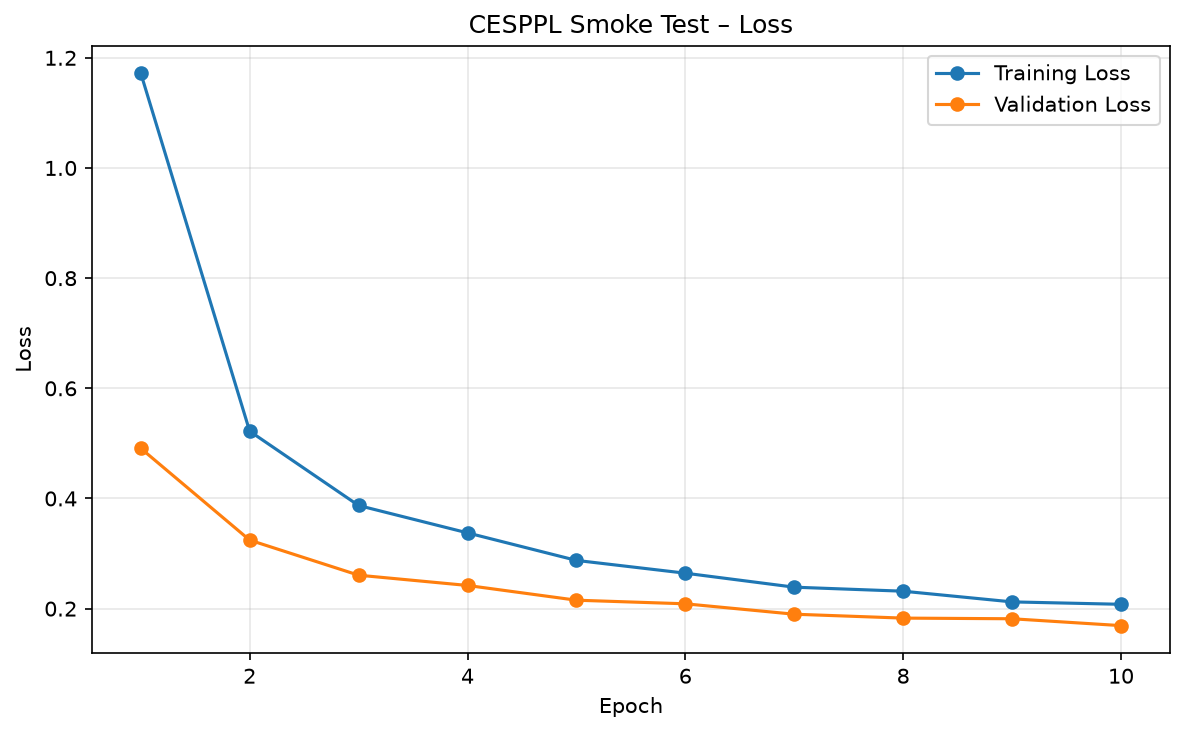
#> input picture CESPPL/Week-09/smoke_test_loss.png, 1185 x 733 px, given in place of img1.jpg, which was not available
$ jupyter execute w2_image_basics.ipynb   (text cells are left out)
#> lines starting #> are read from the running program, lines starting #| are printed output that depends on the picture; pictures that were not available may be replaced by others from this repository, and a replacement may not be noted
[cell 1]
from google.colab import files
uploaded = files.upload()
#> the answer given: smoke_test_loss.png

[cell 2]
import cv2
import matplotlib.pyplot as plt
import os
from PIL import Image

[cell 3]
img = cv2.imread("img1.jpg")
#> img is the input picture: shape (733, 1185, 3); mean B, G, R 249.7, 249.9, 250.1

print("Shape:", img.shape)
#| Shape: (733, 1185, 3)
print("Datatype:", img.dtype)
#| Datatype: uint8

[cell 4]
img_rgb = cv2.cvtColor(img, cv2.COLOR_BGR2RGB)

plt.figure(figsize=(8,8))
plt.imshow(img_rgb)
plt.title("RGB Image")
plt.axis("off")
plt.show()

[cell 5]
resized = cv2.resize(img_rgb, (224, 224))
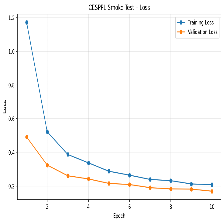
#> resized: shape (224, 224, 3); mean R, G, B 250.1, 249.9, 249.7

print("New Shape:", resized.shape)
#| New Shape: (224, 224, 3)

[cell 6]
cv2.imwrite("resized_img.jpg",
            cv2.cvtColor(resized, cv2.COLOR_RGB2BGR))
#> Out = True

[cell 7]
saved_img = Image.open("resized_img.jpg")

print(saved_img.size)
#| (224, 224)

[cell 8]
gray = cv2.cvtColor(img, cv2.COLOR_BGR2GRAY)

print(gray.shape)
#| (733, 1185)

[cell 9]
plt.figure(figsize=(12,5))

# Original
plt.subplot(1,2,1)
plt.imshow(img_rgb)
plt.title("Original Image")
plt.axis("off")

# Grayscale
plt.subplot(1,2,2)
plt.imshow(gray, cmap='gray')
plt.title("Grayscale Image")
plt.axis("off")

plt.show()
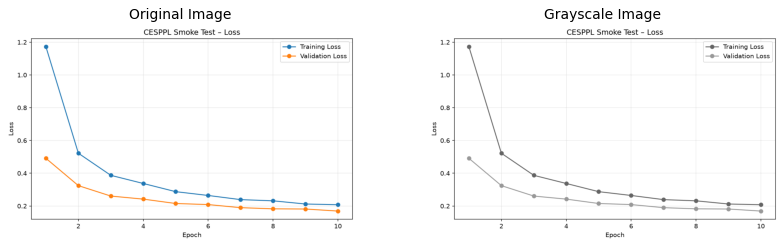
#> figure drawn by matplotlib, 2 panels

[cell 10]
hsv = cv2.cvtColor(img, cv2.COLOR_BGR2HSV)
#> hsv: shape (733, 1185, 3); mean H, S, V 0.9, 2.6, 251

[cell 11]
h, s, v = cv2.split(hsv)
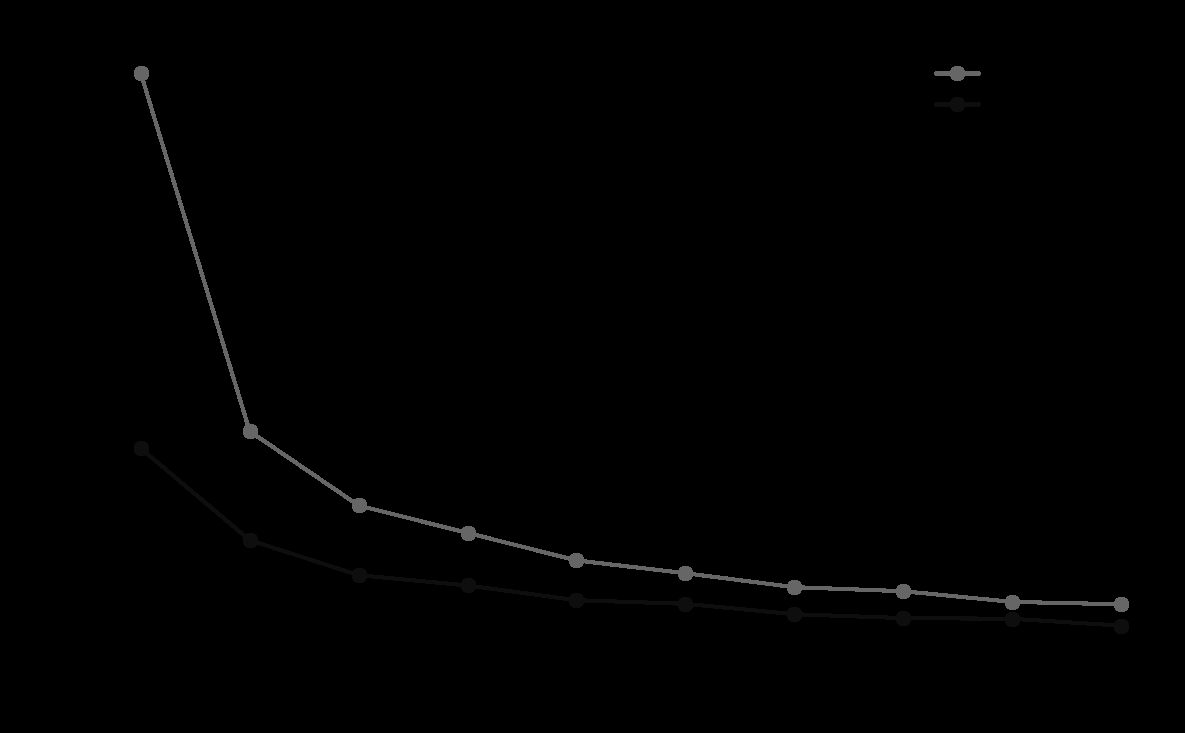
#> h: shape (733, 1185); min 0, max 120, mean 0.9

[cell 12]
plt.figure(figsize=(15,5))

# Hue
plt.subplot(1,3,1)
plt.imshow(h, cmap='gray')
plt.title("Hue Channel")

# Saturation
plt.subplot(1,3,2)
plt.imshow(s, cmap='gray')
plt.title("Saturation Channel")

# Value
plt.subplot(1,3,3)
plt.imshow(v, cmap='gray')
plt.title("Value Channel")

plt.show()
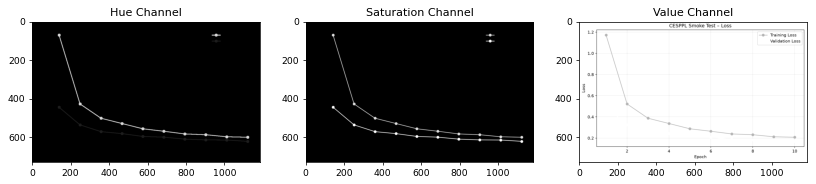
#> figure drawn by matplotlib, 3 panels

[cell 13]
equalized = cv2.equalizeHist(gray)
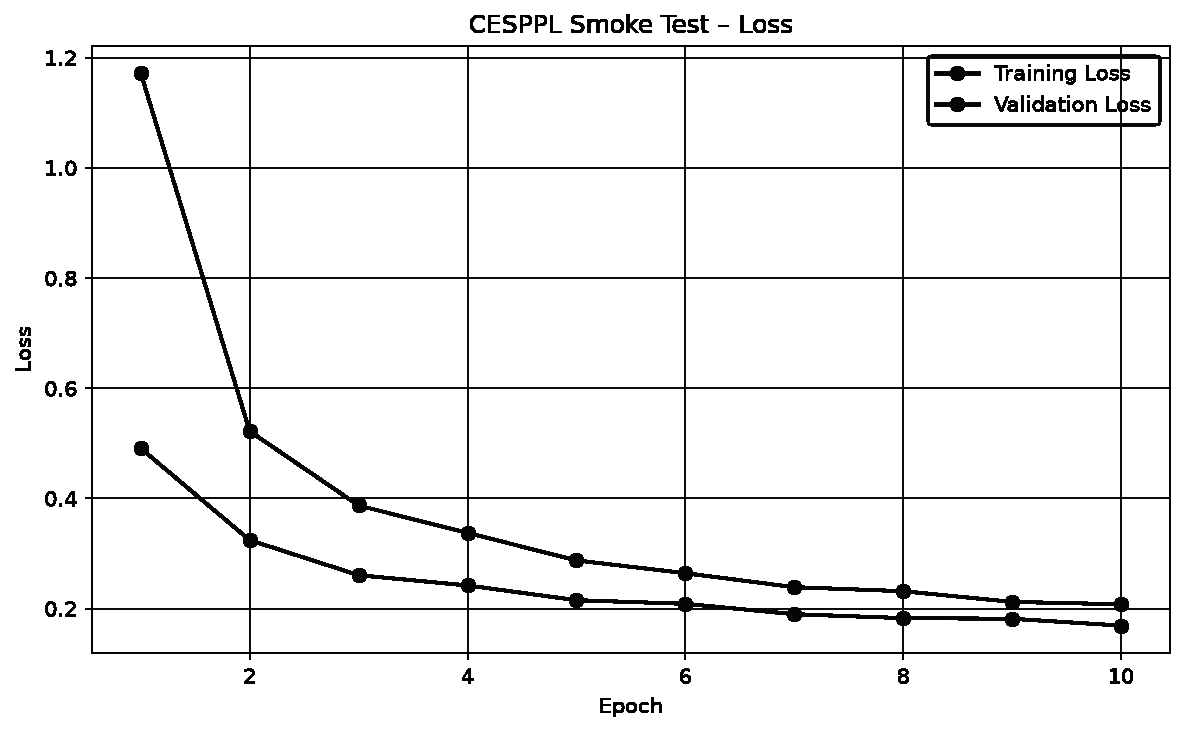
#> equalized: shape (733, 1185); min 0, max 255, mean 241.4

[cell 14]
plt.figure(figsize=(12,5))

# Before
plt.subplot(1,2,1)
plt.imshow(gray, cmap='gray')
plt.title("Before Equalization")
plt.axis("off")

# After
plt.subplot(1,2,2)
plt.imshow(equalized, cmap='gray')
plt.title("After Equalization")
plt.axis("off")

plt.show()

[cell 15]
os.makedirs("sample_images_processed", exist_ok=True)

[cell 16]
image_files = [
    "img1.jpg",
    "img2.jpg",
    "img3.jpg",
    "img4.jpg",
    "img5.jpg"
]

for filename in image_files:

    # Read image
    img = cv2.imread(filename)

    if img is None:
        print(f"{filename} not found")
        continue

    # Original shape
    original_shape = img.shape
#> original_shape = (733, 1185, 3)

    # Convert to RGB
    img_rgb = cv2.cvtColor(img, cv2.COLOR_BGR2RGB)

    # Resize
    resized = cv2.resize(img_rgb, (224, 224))

    # Save image
    save_path = os.path.join("sample_images_processed", filename)

    cv2.imwrite(save_path,
                cv2.cvtColor(resized, cv2.COLOR_RGB2BGR))

    # Print summary
    print(f"{filename} | Original: {original_shape} | New: {resized.shape}")
#| img1.jpg | Original: (733, 1185, 3) | New: (224, 224, 3)
#> pass 2 of the loop `for filename in image_files:`:
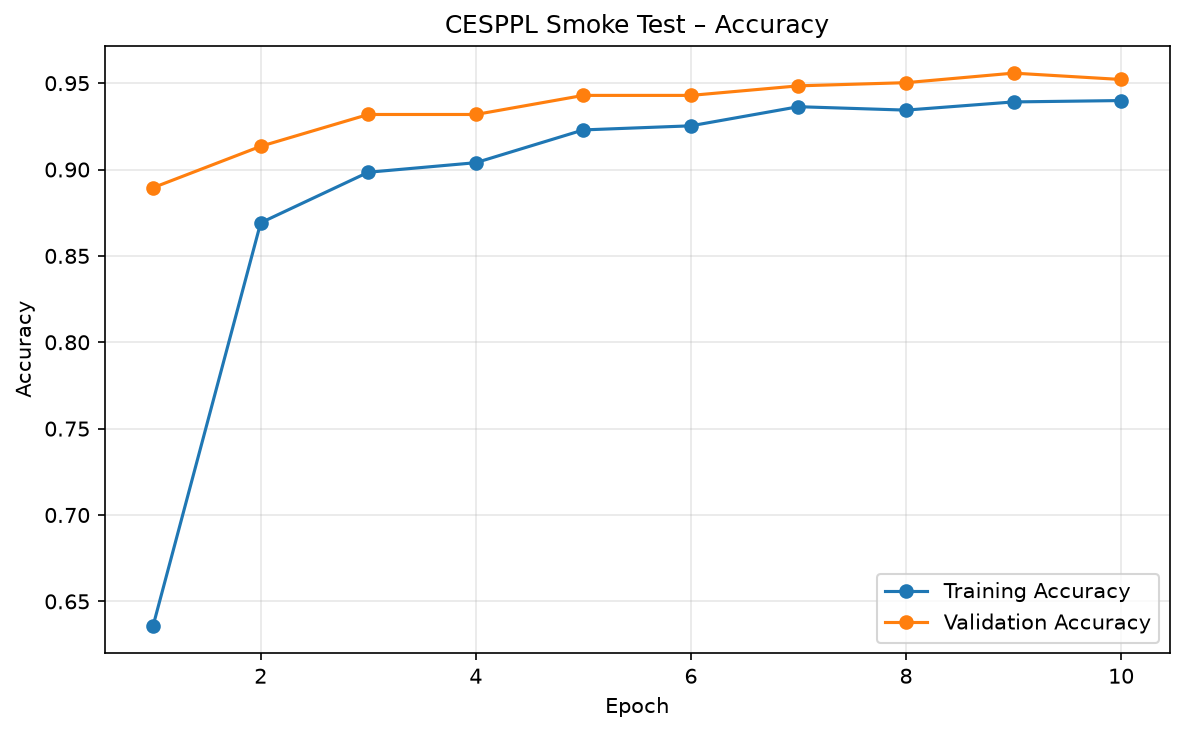
#> input picture CESPPL/Week-09/smoke_test_accuracy.png, 1184 x 733 px, given in place of img2.jpg, which was not available
#> img is the input picture: shape (733, 1184, 3); mean B, G, R 249.2, 249.4, 249.6
#> `resized = cv2.resize(img_rgb, (224, 224))`:
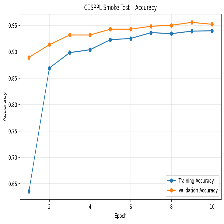
#> resized: shape (224, 224, 3); mean R, G, B 249.7, 249.6, 249.4
#| img2.jpg | Original: (733, 1184, 3) | New: (224, 224, 3)

[cell 17]
plt.hist(gray.ravel(), bins=256)

plt.title("Grayscale Histogram")
plt.xlabel("Pixel Intensity")
plt.ylabel("Frequency")

plt.show()
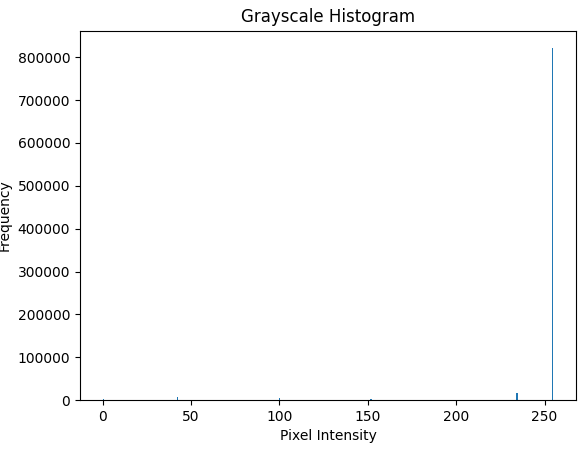
#> figure drawn by matplotlib, 1 panel; tallest bar 821058 high, from x = 254 to 255
